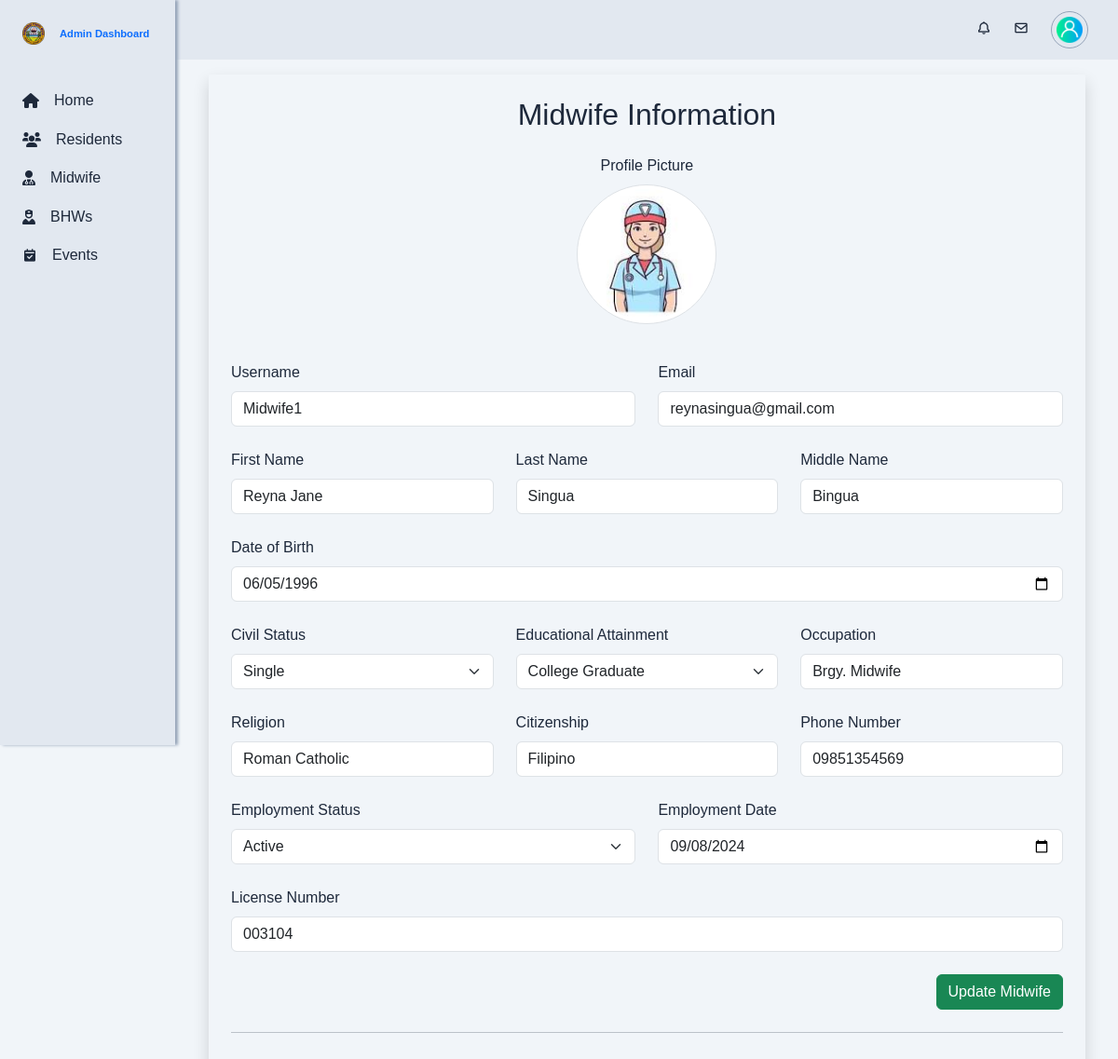
Page /app/views/admin/midwife.php on the earlier database version.
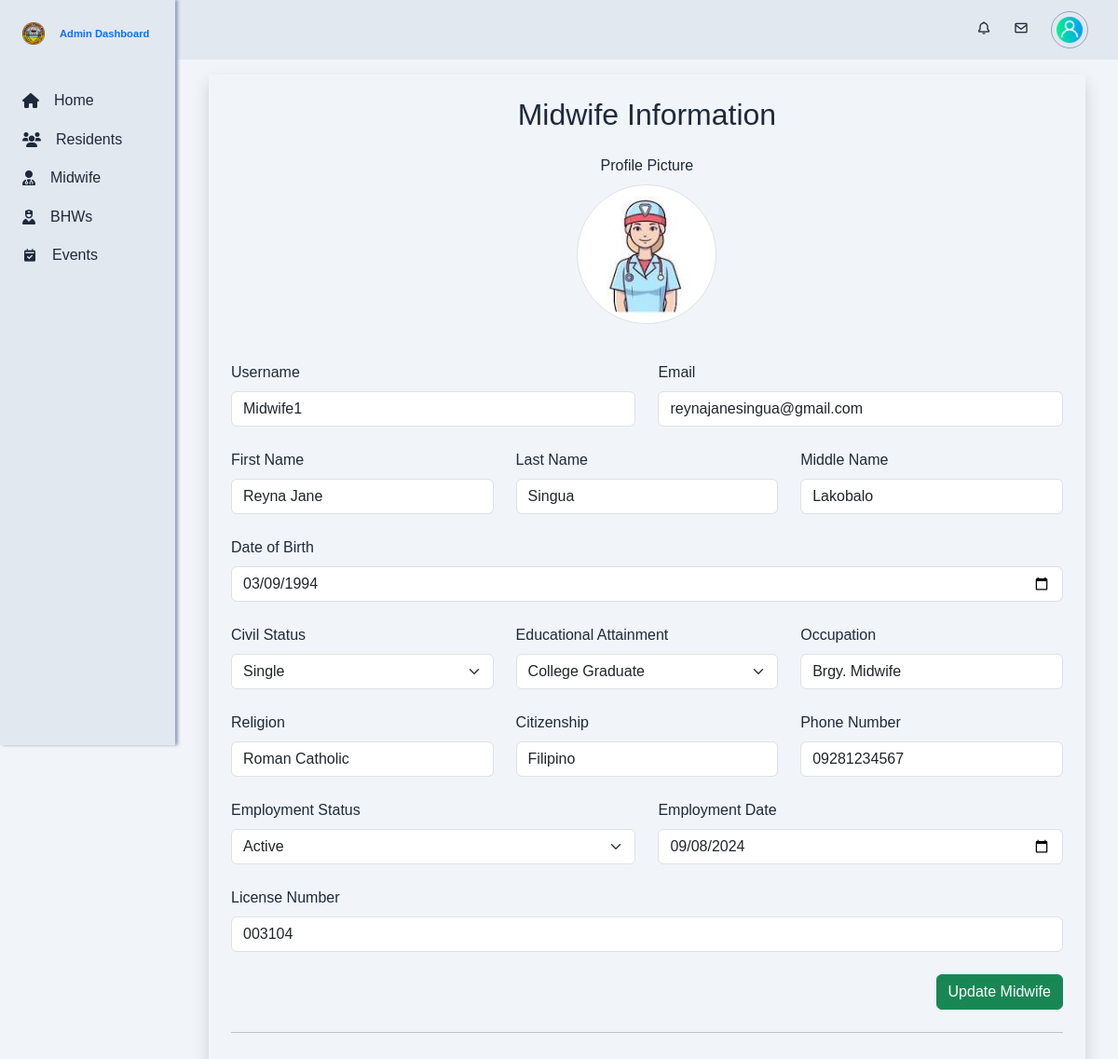
Same page on the later database version.
### tables this page shows
CREATE TABLE `midwife` (
  `midwife_id` int(10) NOT NULL,
  `account_id` int(10) NOT NULL,
  `personal_info_id` int(10) NOT NULL,
  `employment_status` enum('active','inactive') NOT NULL DEFAULT 'active',
  `employment_date` date NOT NULL DEFAULT current_timestamp(),
  `license_number` varchar(100) DEFAULT NULL
);

CREATE TABLE `personal_information` (
  `personal_info_id` int(10) NOT NULL,
  `lastname` varchar(255) NOT NULL,
  `firstname` varchar(255) NOT NULL,
  `middlename` varchar(255) NOT NULL,
  `date_of_birth` date DEFAULT NULL,
  `civil_status` enum('Single','Married','Widowed','Legally Separated') DEFAULT NULL,
  `educational_attainment` enum('Elementary Graduate','Elementary Undergraduate','Highschool Graduate','Highschool Undergraduate','College Graduate','College Undergraduate') DEFAULT NULL,
  `occupation` varchar(255) DEFAULT NULL,
  `religion` varchar(100) DEFAULT NULL,
  `citizenship` varchar(100) DEFAULT NULL,
  `address_id` int(10) NOT NULL,
  `sex` enum('male','female') NOT NULL,
  `phone_number` varchar(20) DEFAULT NULL,
  `email` varchar(255) DEFAULT NULL,
  `id_picture` varchar(255) DEFAULT NULL,
  `isAlive` tinyint(1) NOT NULL DEFAULT 1,
  `isTransferred` tinyint(1) NOT NULL DEFAULT 0,
  `isArchived` tinyint(1) NOT NULL DEFAULT 0,
  `created_at` datetime NOT NULL DEFAULT current_timestamp(),
  `updated_at` datetime NOT NULL DEFAULT current_timestamp()
);

CREATE TABLE `accounts` (
  `account_id` int(10) NOT NULL,
  `username` varchar(255) NOT NULL,
  `password` varchar(255) NOT NULL,
  `role` enum('admin','midwife','bhw','residents') NOT NULL,
  `profile_picture` varchar(255) DEFAULT NULL,
  `isArchived` tinyint(1) NOT NULL DEFAULT 0,
  `isValid` tinyint(1) NOT NULL DEFAULT 1
);

### app/models/get_midwife.php (called while the page is built)
<?php
function getMidwifeData($conn) {
    $sql = "SELECT
            a.account_id,
            a.username,
            a.role,
            a.profile_picture,
            m.*,
            p.personal_info_id,
            p.lastname,
            p.firstname,
            p.middlename,
            p.date_of_birth,
            p.civil_status,
            p.educational_attainment,
            p.occupation,
            p.religion,
            p.citizenship,
            p.sex,
            p.phone_number,
            p.email,
            p.created_at,
            p.updated_at
        FROM
            midwife m
        JOIN
            accounts a ON m.account_id = a.account_id
        JOIN
            personal_information p ON m.personal_info_id = p.personal_info_id
        WHERE
            a.role = 'midwife'";
    $result = mysqli_query($conn, $sql);
    $midwife_data = [];
    if (mysqli_num_rows($result) > 0) {
        while ($row = mysqli_fetch_assoc($result)) {
            $midwife_data[] = $row;
        }
    }
    return $midwife_data;
}
$midwife_data = getMidwifeData($conn);
?>

### app/views/admin/midwife.php (the view, shortened to what the changed rows need)
<?php
require './config/db_config.php';
require './app/models/get_midwife.php';
?>
<!DOCTYPE html>
<html lang="en">
<head>
    <?php require './app/views/globals/head.php'; ?>
    <link rel="stylesheet" href="./public/css/admin.css">
</head>
<body id="body-pd">
    <div class="height-100 main-content">
        <div class="container mt-5">
            <div class="row">
                <div class="col-md-12 mb-5 p-4 shadow midwife-form ">
                    <h2 class="mb-4 text-center">Midwife Information</h2>
                    <?php foreach ($midwife_data as $midwife): ?>
                        <form action="./app/controllers/admin-midwife/update_midwife.php" method="post" enctype="multipart/form-data" class="row g-4">
                            <div class="col-md-12 text-center mt-4">
                                <label for="profile_picture" class="form-label d-block">Profile Picture</label>
                                <div class="position-relative d-inline-block">
                                    <img src="<?= $midwife['profile_picture']; ?>" alt="Profile Picture"
                                        class="rounded-circle img-thumbnail mb-3" style="width: 150px; height: 150px; object-fit: cover;">
                                </div>
                            </div>
                            <div class="col-md-6">
                                <label for="username" class="form-label">Username</label>
                                <input type="text" class="form-control" id="username" name="username" value="<?= $midwife['username']; ?>" required>
                            </div>
                            <div class="col-md-6">
                                <label for="email" class="form-label">Email</label>
                                <input type="email" class="form-control" id="email" name="email" value="<?= $midwife['email']; ?>" required>
                            </div>
                            <div class="col-md-4">
                                <label for="firstname" class="form-label">First Name</label>
                                <input type="text" class="form-control" id="firstname" name="firstname" value="<?= $midwife['firstname']; ?>" required>
                            </div>
                            <div class="col-md-4">
                                <label for="lastname" class="form-label">Last Name</label>
                                <input type="text" class="form-control" id="lastname" name="lastname" value="<?= $midwife['lastname']; ?>" required>
                            </div>
                            <div class="col-md-4">
                                <label for="middlename" class="form-label">Middle Name</label>
                                <input type="text" class="form-control" id="middlename" name="middlename" value="<?= $midwife['middlename']; ?>">
                            </div>
                            <div class="col-md-12">
                                <label for="date_of_birth" class="form-label">Date of Birth</label>
                                <input type="date" class="form-control" id="date_of_birth" name="date_of_birth" value="<?= $midwife['date_of_birth']; ?>" required>
                            </div>
                            <div class="col-md-4">
                                <label for="civil_status" class="form-label">Civil Status</label>
                                <select class="form-select" id="civil_status" name="civil_status" required>
                                    <option value="Single" <?= $midwife['civil_status'] == 'Single' ? 'selected' : ''; ?>>Single</option>
                                </select>
                            </div>
                            <div class="col-md-4">
                                <label for="educational_attainment" class="form-label">Educational Attainment</label>
                                <select class="form-select" id="educational_attainment" name="educational_attainment" required>
                                    <option value="College Graduate" <?= $midwife['educational_attainment'] == 'College Graduate' ? 'selected' : ''; ?>>College Graduate</option>
                                </select>
                            </div>
                            <div class="col-md-4">
                                <label for="occupation" class="form-label">Occupation</label>
                                <input type="text" class="form-control" id="occupation" name="occupation" value="<?= $midwife['occupation']; ?>">
                            </div>
                            <div class="col-md-4">
                                <label for="religion" class="form-label">Religion</label>
                                <input type="text" class="form-control" id="religion" name="religion" value="<?= $midwife['religion']; ?>">
                            </div>
                            <div class="col-md-4">
                                <label for="citizenship" class="form-label">Citizenship</label>
                                <input type="text" class="form-control" id="citizenship" name="citizenship" value="<?= $midwife['citizenship']; ?>">
                            </div>
                            <div class="col-md-4">
                                <label for="phone_number" class="form-label">Phone Number</label>
                                <input type="text" class="form-control" id="phone_number" name="phone_number" value="<?= $midwife['phone_number']; ?>" required>
                            </div>
                            <div class="col-md-6">
                                <label for="employment_status" class="form-label">Employment Status</label>
                                <select class="form-select" id="employment_status" name="employment_status" required>
                                    <option value="active" <?= $midwife['employment_status'] == 'active' ? 'selected' : ''; ?>>Active</option>
                                </select>
                            </div>
                            <div class="col-md-6">
                                <label for="employment_date" class="form-label">Employment Date</label>
                                <input type="date" class="form-control" id="employment_date" name="employment_date" value="<?= $midwife['employment_date']; ?>" required>
                            </div>
                            <div class="col-md-12">
                                <label for="license_number" class="form-label">License Number</label>
                                <input type="text" class="form-control" id="license_number" name="license_number" value="<?= $midwife['license_number']; ?>">
                            </div>
                            <div class="col-12 d-flex justify-content-end">
                                <button type="submit" class="btn btn-success">Update Midwife</button>
                            </div>
                        </form>
                        <hr class="my-4">
                    <?php endforeach; ?>
                </div>
            </div>
        </div>
    </div>
</body>
</html>

Differences in the rows shown:
changed midwife "Active": email "reynasingua@gmail.com" → "reynajanesingua@gmail.com"; middlename "Bingua" → "Lakobalo"; date_of_birth "06/05/1996" → "03/09/1994"; phone_number "09851354569" → "09281234567"
